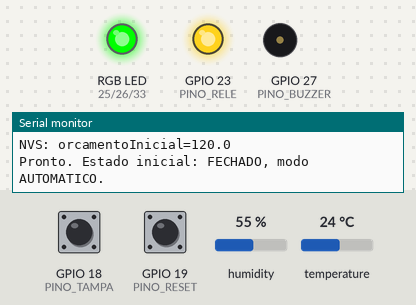
Recording of a program running on a simulated ESP32. Parts: an RGB LED mixed from three pins (HIGH = lit), output pins drawn as LEDs (lit = HIGH), buzzer (waves = sounding, pin HIGH), the last lines printed to the serial monitor. The inputs (shaded band) are chosen by the test bench; at power-on: GPIO 18 (PINO_TAMPA) HIGH, GPIO 19 (PINO_RESET) HIGH, humidity 55 %, temperature 24 °C. The local clock reads 2024-03-15 10:24:30 at power-on unless the program sets it; EEPROM starts erased; no MQTT or app messages arrive unless stated.

Above: at 1.7 s.
1.8 s: GPIO 18 (PINO_TAMPA) pulled LOW for 0.15 s
At 3.3 s:
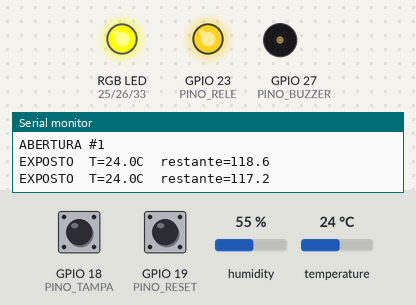
8.0 s: GPIO 18 (PINO_TAMPA) pulled LOW for 1 s
At 8.5 s:
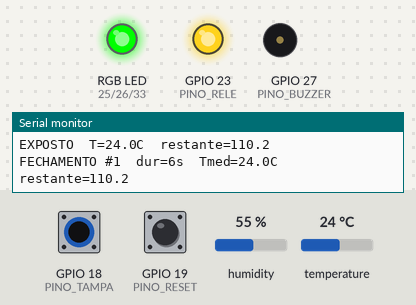
Timing chart, 0 to 11.0 s (numbered marks = the images above; inputs shaded):
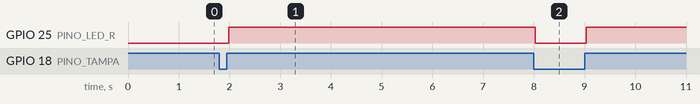

Measured:
- after the input at 1.8 s, GPIO 25 (PINO_LED_R): LOW → HIGH after 0.18 s
- after the input at 8.0 s, GPIO 25 (PINO_LED_R): HIGH → LOW at once, → HIGH 1.0 s later

The program:

main.cpp
```cpp
// Sentinela de Cadeia Fria - firmware da CF-01 (caixa que mede). N3, v2.
// Contrato MQTT: CONTRATOS.md v1. Pinos: docs/n3/PINAGEM.md.
//
// Maquina de estados local (FECHADO -> EXPOSTO -> QUEBRA) que funciona sem rede,
// mais os modos do fluxograma do CP12 (5.3):
//   AUTOMATICO : regra local (semaforo e alarme); rele so por comando/regra do backend.
//   MANUAL     : comando de usuario aceito sobre rele/buzzer; volta em 10 min ou por "auto".
//   SEGURO     : 3 leituras invalidas de TEMPERATURA (NaN ou fora de 0-50 C); orcamento
//                congelado, LED azul; sai com 2 leituras validas. Umidade fora de
//                20-90 % invalida so a umidade (null), sem afetar temperatura nem SEGURO.

#include <Arduino.h>
#include <DHT.h>
#include <Preferences.h>

#include "Comum.h"
#include "Logica.h"

using logica::Modo;

// Mapa de pinos (docs/n3/PINAGEM.md).
constexpr uint8_t PINO_DHT    = 4;
constexpr uint8_t PINO_TAMPA  = 18;
constexpr uint8_t PINO_RESET  = 19;
constexpr uint8_t PINO_BUZZER = 27;
constexpr uint8_t PINO_LED_R  = 25;
constexpr uint8_t PINO_LED_G  = 26;
constexpr uint8_t PINO_LED_B  = 33;
constexpr uint8_t PINO_RELE   = 23;

// LED RGB: true = catodo comum (HIGH acende).
constexpr bool LED_ATIVO_ALTO = true;
// Modulo rele de 2 canais, opto-isolado: active-low (contato fecha com nivel baixo).
constexpr bool RELE_ATIVO_ALTO = false;
// Buzzer: true se for passivo (precisa de tone()); false se for ativo.
constexpr bool     BUZZER_PASSIVO = false;
constexpr uint16_t BUZZER_FREQ_HZ = 2000;

#define TIPO_DHT DHT11
DHT dht(PINO_DHT, TIPO_DHT);

constexpr uint32_t INTERVALO_DHT_MS        = 2000;
constexpr uint32_t TICK_MS                 = 1000;
constexpr uint32_t DEBOUNCE_MS             = 30;
constexpr uint32_t PISCA_MS                = 300;
constexpr uint32_t INTERVALO_TELEMETRIA_MS = 5000;   // contrato: 5 s
constexpr float    ORCAMENTO_PADRAO        = 120.0f;

// --- Debounce reutilizavel para chaves em INPUT_PULLUP (solto = HIGH) ---
struct Chave {
  uint8_t  pino;
  bool     nivel;
  bool     bruto;
  uint32_t marcador;

  void iniciar(uint8_t p) {
    pino = p;
    pinMode(pino, INPUT_PULLUP);
    nivel = bruto = (digitalRead(pino) == HIGH);
    marcador = 0;
  }

  bool atualizar(uint32_t agora) {
    bool leitura = (digitalRead(pino) == HIGH);
    if (leitura != bruto) { bruto = leitura; marcador = agora; }
    if ((agora - marcador) >= DEBOUNCE_MS && leitura != nivel) {
      nivel = leitura;
      return true;
    }
    return false;
  }
};

Chave tampa;
Chave botaoReset;

enum class Estado { FECHADO, EXPOSTO, QUEBRA };
enum class Forcado : uint8_t { NENHUM, LIGADO, SILENCIADO };

Estado estado = Estado::FECHADO;
Modo   modo   = Modo::AUTOMATICO;
logica::TimerManual   manual;
logica::FiltroSensor  filtro;
Forcado buzzerForcado = Forcado::NENHUM;

Preferences prefs;
float orcamentoInicial = ORCAMENTO_PADRAO;   // persistido em NVS, alteravel por "config"
float orcamento        = ORCAMENTO_PADRAO;
float orcamentoNaAbertura = ORCAMENTO_PADRAO;

float    ultimaTemperatura = NAN;
float    ultimaUmidade     = NAN;
bool     releLigado        = false;
bool     buzzerAtual       = false;   // nivel fisico atual (evita reescrever o tone())

uint32_t inicioExposicao = 0;
float    somaTemp        = 0;
uint32_t amostrasTemp    = 0;
uint16_t aberturas       = 0;

uint32_t ultimaLeituraDht = 0;
uint32_t ultimoTick       = 0;
uint32_t ultimoPisca      = 0;
uint32_t ultimaTelemetria = 0;
bool     piscaLigado      = false;
bool     bootPublicado    = false;

// Assinatura do que o topico "estado" mostra; mudou -> republica (retido).
uint8_t assinaturaPublicada = 0xFF;

// ---------------------------------------------------------------------------
// Saidas fisicas
// ---------------------------------------------------------------------------
void escreveLed(uint8_t pino, bool ligado) { digitalWrite(pino, (ligado == LED_ATIVO_ALTO) ? HIGH : LOW); }

void setCor(bool r, bool g, bool b) {
  escreveLed(PINO_LED_R, r);
  escreveLed(PINO_LED_G, g);
  escreveLed(PINO_LED_B, b);
}

void buzzerFisico(bool ligado) {
  if (ligado == buzzerAtual) return;
  buzzerAtual = ligado;
  if (BUZZER_PASSIVO) {
    ligado ? tone(PINO_BUZZER, BUZZER_FREQ_HZ) : noTone(PINO_BUZZER);
  } else {
    digitalWrite(PINO_BUZZER, ligado ? HIGH : LOW);
  }
}

void setRele(bool ligado) {
  releLigado = ligado;
  digitalWrite(PINO_RELE, (ligado == RELE_ATIVO_ALTO) ? HIGH : LOW);
}

// O que o buzzer "deve estar fazendo" (o que o topico estado informa).
bool buzzerLogico() {
  if (buzzerForcado == Forcado::LIGADO) return true;
  if (buzzerForcado == Forcado::SILENCIADO) return false;
  return estado == Estado::QUEBRA;
}

void aplicarBuzzer() {
  bool som;
  if (buzzerForcado == Forcado::LIGADO) som = true;
  else if (buzzerForcado == Forcado::SILENCIADO) som = false;
  else som = (estado == Estado::QUEBRA) && piscaLigado;   // intermitente na QUEBRA
  buzzerFisico(som);
}

// Cor do semaforo fora da QUEBRA (a QUEBRA pisca em vermelho no loop).
void atualizarLed() {
  if (estado == Estado::QUEBRA) return;
  if (modo == Modo::SEGURO) { setCor(false, false, true); return; }   // azul
  if (estado == Estado::EXPOSTO) setCor(true, true, false);           // amarelo
  else setCor(false, true, false);                                    // verde
}

float consumoPorSegundo(float t) {
  float c = 1.0f + (t - 20.0f) / 10.0f;
  return c < 0 ? 0 : c;
}

const char* nomeEstado(Estado e) {
  switch (e) {
    case Estado::FECHADO: return "FECHADO";
    case Estado::EXPOSTO: return "EXPOSTO";
    case Estado::QUEBRA:  return "QUEBRA";
  }
  return "?";
}

// ---------------------------------------------------------------------------
// Publicacao
// ---------------------------------------------------------------------------
float tempMediaExposicao() { return amostrasTemp ? somaTemp / amostrasTemp : ultimaTemperatura; }

void publicarTelemetria() {
  char buf[512];
  logica::JsonBuf j(buf, sizeof(buf));
  comum::cabecalho(j);
  j.add(",\"estado\":\"%s\",\"modo\":\"%s\"", nomeEstado(estado), logica::nomeModo(modo));
  j.grandeza("temperatura", ultimaTemperatura, UNIDADE_C, 1);   // null com sensor em falha
  j.grandeza("umidade", ultimaUmidade, "%", 0);
  j.grandeza("orcamento", orcamento, "u", 1);
  j.add(",\"aberturas\":%u", (unsigned)aberturas);
  j.grandeza("rssi", (float)comum::rssi(), "dBm", 0);
  j.add("}");
  comum::publicar("telemetria", j, false);
}

uint8_t assinaturaEstado() {
  return (uint8_t)(((uint8_t)modo) | (releLigado ? 4 : 0) | (buzzerLogico() ? 8 : 0) | (filtro.seguro ? 16 : 0));
}

// Estado dos atuadores e do modo, retido. Chamado quando algo muda ou ao reconectar.
bool publicarEstado() {
  char buf[320];
  logica::JsonBuf j(buf, sizeof(buf));
  comum::cabecalho(j);
  j.add(",\"modo\":\"%s\",\"rele\":\"%s\",\"buzzer\":\"%s\",\"sensor\":\"%s\"}",
        logica::nomeModo(modo), releLigado ? "ligado" : "desligado",
        buzzerLogico() ? "ligado" : "desligado", filtro.seguro ? "falha" : "ok");
  return comum::publicar("estado", j, true);
}

void manterEstadoPublicado() {
  if (!comum::mqttConectado()) return;
  uint8_t a = assinaturaEstado();
  if (a == assinaturaPublicada) return;
  if (publicarEstado()) assinaturaPublicada = a;
}

// ---------------------------------------------------------------------------
// Modos
// ---------------------------------------------------------------------------
void setModo(Modo novo) {
  if (novo == modo) return;
  char det[32];
  snprintf(det, sizeof(det), "%s->%s", logica::nomeModo(modo), logica::nomeModo(novo));
  Serial.printf("MODO: %s\n", det);
  modo = novo;
  atualizarLed();
  comum::publicarEvento("modo_alterado", -1, NAN, NAN, NAN, orcamento, det);
}

// Volta ao AUTOMATICO (timeout, comando "auto" ou saida do SEGURO): solta o
// que estava forcado; o rele volta ao padrao local (aceso so durante a QUEBRA).
void voltarAutomatico() {
  manual.cancela();
  buzzerForcado = Forcado::NENHUM;
  setRele(estado == Estado::QUEBRA);
  setModo(Modo::AUTOMATICO);
}

// ---------------------------------------------------------------------------
// Transicoes da maquina de estados
// ---------------------------------------------------------------------------
void irParaFechado() {
  estado = Estado::FECHADO;
  atualizarLed();
  aplicarBuzzer();
}

void irParaExposto(uint32_t agora) {
  estado = Estado::EXPOSTO;
  inicioExposicao = agora;
  somaTemp = 0;
  amostrasTemp = 0;
  aberturas++;
  orcamentoNaAbertura = orcamento;
  atualizarLed();
  aplicarBuzzer();
  Serial.printf("ABERTURA #%u\n", aberturas);
  comum::publicarEvento("abertura", aberturas, NAN, NAN, NAN, orcamento, nullptr);
}

void irParaQuebra() {
  estado = Estado::QUEBRA;
  orcamento = 0;
  Serial.printf("QUEBRA  aberturas=%u  Tmed=%.1fC\n", aberturas, tempMediaExposicao());
  comum::publicarEvento("quebra", aberturas, NAN, tempMediaExposicao(), orcamentoNaAbertura - orcamento, orcamento, nullptr);
  // Seguranca primeiro: a QUEBRA tira o dispositivo do MANUAL. Assim o buzzer
  // silenciado/forcado e o relé do operador nao impedem o alarme, e o comando
  // "rele ligar" da regra de QUEBRA (origem "regra") deixa de ser rejeitado.
  if (modo == Modo::MANUAL) voltarAutomatico();
}

// Reset (botao ou comando): libera a QUEBRA, restaura o orcamento e solta a
// retencao (sinalizador apagado, alarme sem silenciamento).
void fazerReset(const char* detalhe) {
  orcamento = orcamentoInicial;
  buzzerForcado = Forcado::NENHUM;
  setRele(false);
  irParaFechado();
  Serial.println("RESET");
  comum::publicarEvento("reset", aberturas, NAN, NAN, NAN, orcamento, detalhe);
}

// ---------------------------------------------------------------------------
// Comandos (ciclo aceito -> executado em lib/comum)
// ---------------------------------------------------------------------------
const char* validarComando(const logica::Comando& c, const char** detalhe) {
  return logica::validarCf01(c, estado == Estado::QUEBRA, modo, detalhe);
}

void executarComando(const logica::Comando& c) {
  const uint32_t agora = millis();
  const Modo antes = modo;
  const Modo depois = logica::proximoModo(modo, c);
  const bool pedeAuto = logica::igual(c.acao, "auto");

  if (logica::igual(c.nome, "rele") && !pedeAuto) {
    setRele(logica::igual(c.acao, "ligar"));
  } else if (logica::igual(c.nome, "buzzer") && !pedeAuto) {
    buzzerForcado = logica::igual(c.acao, "disparar") ? Forcado::LIGADO : Forcado::SILENCIADO;
    aplicarBuzzer();
  } else if (logica::igual(c.nome, "reset")) {
    fazerReset("comando");
  } else if (logica::igual(c.nome, "config")) {
    orcamentoInicial = c.valor;
    prefs.putFloat("orcIni", orcamentoInicial);
    if (estado == Estado::FECHADO) orcamento = orcamentoInicial;   // vale ja se nao ha exposicao em curso
    Serial.printf("CONFIG: orcamentoInicial=%.1f (salvo em NVS)\n", orcamentoInicial);
  }

  // Modo: "auto" so tem efeito se estava em MANUAL; usuario leva a MANUAL (renova os 10 min).
  if (depois == Modo::AUTOMATICO && antes == Modo::MANUAL) {
    voltarAutomatico();
  } else if (depois == Modo::MANUAL) {
    manual.inicia(agora);
    setModo(Modo::MANUAL);
  }
}

// Apos cada (re)conexao: publica o estado atual e, uma vez por boot, o evento "boot".
void aoConectar() {
  assinaturaPublicada = 0xFF;   // forca republicar o estado retido
  manterEstadoPublicado();
  if (!bootPublicado) {
    if (comum::publicarEvento("boot", -1, NAN, NAN, NAN, orcamento, nullptr)) bootPublicado = true;
  }
}

// ---------------------------------------------------------------------------
// Sensor
// ---------------------------------------------------------------------------
void lerSensor() {
  float t = dht.readTemperature();
  float u = dht.readHumidity();
  const logica::AvaliacaoLeitura av = logica::avaliaLeitura(t, u);

  // So a TEMPERATURA decide o SEGURO e alimenta orcamento/R8. Temperatura
  // invalida nao substitui a ultima valida (ate entrar em SEGURO).
  if (av.temperaturaOk) ultimaTemperatura = t;
  // Umidade fora da faixa (ex.: bafo satura o DHT11) invalida so a umidade:
  // vai null na telemetria, sem afetar a temperatura nem o SEGURO.
  ultimaUmidade = av.umidadeOk ? u : NAN;

  switch (filtro.registra(av.temperaturaOk)) {
    case logica::Transicao::ENTROU:
      Serial.println("SENSOR: 3 leituras invalidas, entrando em SEGURO");
      manual.cancela();
      ultimaTemperatura = NAN;   // a telemetria passa a mostrar null
      ultimaUmidade = NAN;
      comum::publicarEvento("sensor_falha", -1, NAN, NAN, NAN, orcamento, nullptr);
      setModo(Modo::SEGURO);
      break;
    case logica::Transicao::SAIU:
      Serial.println("SENSOR: 2 leituras validas, saindo do SEGURO");
      comum::publicarEvento("sensor_ok", -1, NAN, NAN, NAN, orcamento, nullptr);
      voltarAutomatico();
      break;
    case logica::Transicao::NENHUMA:
      break;
  }
}

// ---------------------------------------------------------------------------
void setup() {
  // Rele antes de tudo: o modulo e active-low, entao o nivel de repouso vai
  // para o latch do pino ANTES de ele virar saida (sem pisco no boot).
  setRele(false);
  pinMode(PINO_RELE, OUTPUT);

  Serial.begin(115200);
  delay(500);
  Serial.println();
  Serial.println("=== Sentinela de Cadeia Fria - CF-01 v2 ===");

  pinMode(PINO_LED_R, OUTPUT);
  pinMode(PINO_LED_G, OUTPUT);
  pinMode(PINO_LED_B, OUTPUT);
  pinMode(PINO_BUZZER, OUTPUT);

  // Orcamento inicial persistido; valor fora da faixa na NVS volta ao padrao.
  prefs.begin("sentinela", false);
  orcamentoInicial = prefs.getFloat("orcIni", ORCAMENTO_PADRAO);
  if (!logica::orcamentoConfigValido(orcamentoInicial)) orcamentoInicial = ORCAMENTO_PADRAO;
  orcamento = orcamentoInicial;
  Serial.printf("NVS: orcamentoInicial=%.1f\n", orcamentoInicial);

  tampa.iniciar(PINO_TAMPA);
  botaoReset.iniciar(PINO_RESET);
  dht.begin();

  buzzerFisico(false);
  irParaFechado();

  comum::iniciar(validarComando, executarComando, aoConectar);
  Serial.println("Pronto. Estado inicial: FECHADO, modo AUTOMATICO.");
}

void loop() {
  const uint32_t agora = millis();

  // Rede: independente da logica local; se cair, o resto segue funcionando.
  comum::atualizar(agora);

  if (manual.expirou(agora) && modo == Modo::MANUAL) {
    Serial.println("MANUAL: 10 min sem comando, voltando ao AUTOMATICO");
    voltarAutomatico();
  }

  // Transicoes por tampa (ignoradas em QUEBRA, que so sai por reset).
  if (tampa.atualizar(agora)) {
    bool aberta = tampa.nivel;
    if (aberta && estado == Estado::FECHADO) {
      irParaExposto(agora);
    } else if (!aberta && estado == Estado::EXPOSTO) {
      uint32_t dur = (agora - inicioExposicao) / 1000;
      float tmed = tempMediaExposicao();
      Serial.printf("FECHAMENTO #%u  dur=%us  Tmed=%.1fC  restante=%.1f\n", aberturas, (unsigned)dur, tmed, orcamento);
      comum::publicarEvento("fechamento", aberturas, (float)dur, tmed, orcamentoNaAbertura - orcamento, orcamento, nullptr);
      irParaFechado();
    }
  }

  // Botao fisico de reset: so tem efeito em QUEBRA (apertado = LOW).
  if (botaoReset.atualizar(agora) && !botaoReset.nivel && estado == Estado::QUEBRA) {
    fazerReset("botao");
  }

  if (agora - ultimaLeituraDht >= INTERVALO_DHT_MS) {
    ultimaLeituraDht = agora;
    lerSensor();
  }

  // Drenagem do orcamento: 1 passo por segundo, so EXPOSTO, e congelada em SEGURO.
  if (agora - ultimoTick >= TICK_MS) {
    ultimoTick = agora;
    if (estado == Estado::EXPOSTO && modo != Modo::SEGURO && !isnan(ultimaTemperatura)) {
      orcamento -= consumoPorSegundo(ultimaTemperatura);
      somaTemp += ultimaTemperatura;
      amostrasTemp++;
      Serial.printf("EXPOSTO  T=%.1fC  restante=%.1f\n", ultimaTemperatura, orcamento);
      if (orcamento <= 0) irParaQuebra();
    }
  }

  // QUEBRA: vermelho intermitente; o buzzer acompanha o pisca (salvo forcado por comando).
  if (estado == Estado::QUEBRA && agora - ultimoPisca >= PISCA_MS) {
    ultimoPisca = agora;
    piscaLigado = !piscaLigado;
    if (piscaLigado) setCor(true, false, false);
    else setCor(false, false, false);
  }
  aplicarBuzzer();

  if (comum::mqttConectado() && agora - ultimaTelemetria >= INTERVALO_TELEMETRIA_MS) {
    ultimaTelemetria = agora;
    publicarTelemetria();
  }
  manterEstadoPublicado();
}
```

secrets.example.h
```cpp
// Modelo de credenciais. Copie este arquivo para "secrets.h" e preencha.
// O secrets.h e ignorado pelo git e nunca deve ser versionado.
// Os dois firmwares (CF-01 e VENT-01) usam o MESMO secrets.h.
// O DEVICE_ID nao fica aqui: vem do platformio.ini (build_flags de cada env).
#pragma once

// --- Wi-Fi ---
// O ESP32 opera apenas em 2,4 GHz; redes 5 GHz nao aparecem na varredura.
#define WIFI_SSID     "coloque_sua_rede"
#define WIFI_PASSWORD "coloque_sua_senha"

// --- Broker MQTT ---
// Use o IP do PC na LAN (ex.: 192.168.0.10). "localhost" aponta para o proprio
// ESP32 e nunca alcanca o broker. Para o Wokwi, use um broker publico
// (ex.: broker.hivemq.com) com prefixo exclusivo (MQTT_TOPIC_PREFIX abaixo).
#define MQTT_HOST      "192.168.0.10"
#define MQTT_PORT      1883

// Senha de cada dispositivo no Mosquitto da N3 (iguais as do .env:
// MQTT_PASS_CF01 e MQTT_PASS_VENT01). O usuario e o proprio deviceId (CF-01 / VENT-01).
// Sem nenhuma senha definida, o firmware conecta sem autenticacao (broker publico).
#define MQTT_PASSWORD_CF01   "troque-esta-senha"
#define MQTT_PASSWORD_VENT01 "troque-esta-senha"

// Prefixo da arvore de topicos (padrao: sentinela/cadeia-fria). No modo Wokwi use
// um prefixo unico e o mesmo valor em MQTT_TOPIC_PREFIX do .env do backend, ex.:
// #define MQTT_TOPIC_PREFIX "sentinela-teste-a1b2c3/cadeia-fria"

// Keep-alive (padrao do firmware: 60 s, estavel via hotspot + broker publico). Com Mosquitto na
// LAN use 15 s (detecta offline em ~22 s em vez de ~90 s). Comente a linha para voltar a 60 s:
#define MQTT_KEEPALIVE_S 15

// --- OTA (R17) ---
// Senha do ArduinoOTA. Sem ela a OTA fica desativada (nunca sobe sem senha).
#define OTA_PASSWORD "troque-esta-senha"

// --- Hora (NTP) ---
// Padrao: pool.ntp.org e fuso -03:00. Para mudar:
// #define NTP_SERVER "a.ntp.br"
// #define FUSO_S (-3 * 3600)
```
